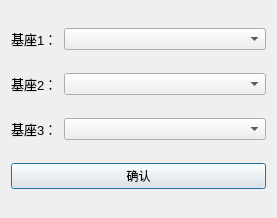
<?xml version="1.0" encoding="UTF-8"?>
<ui version="4.0">
 <class>BaseSet</class>
 <widget class="QDialog" name="BaseSet">
  <property name="geometry">
   <rect>
    <x>0</x>
    <y>0</y>
    <width>277</width>
    <height>218</height>
   </rect>
  </property>
  <property name="windowTitle">
   <string>基座设置</string>
  </property>
  <layout class="QGridLayout" name="gridLayout">
   <item row="0" column="0">
    <layout class="QHBoxLayout" name="horizontalLayout" stretch="1,5">
     <item>
      <widget class="QLabel" name="label">
       <property name="font">
        <font>
         <pointsize>10</pointsize>
        </font>
       </property>
       <property name="text">
        <string>基座1：</string>
       </property>
      </widget>
     </item>
     <item>
      <widget class="QComboBox" name="Base1_comboBox"/>
     </item>
    </layout>
   </item>
   <item row="1" column="0">
    <layout class="QHBoxLayout" name="horizontalLayout_2" stretch="1,5">
     <item>
      <widget class="QLabel" name="label_2">
       <property name="font">
        <font>
         <pointsize>10</pointsize>
        </font>
       </property>
       <property name="text">
        <string>基座2：</string>
       </property>
      </widget>
     </item>
     <item>
      <widget class="QComboBox" name="Base2_comboBox"/>
     </item>
    </layout>
   </item>
   <item row="2" column="0">
    <layout class="QHBoxLayout" name="horizontalLayout_3" stretch="1,5">
     <item>
      <widget class="QLabel" name="label_3">
       <property name="font">
        <font>
         <pointsize>10</pointsize>
        </font>
       </property>
       <property name="text">
        <string>基座3：</string>
       </property>
      </widget>
     </item>
     <item>
      <widget class="QComboBox" name="Base3_comboBox"/>
     </item>
    </layout>
   </item>
   <item row="3" column="0">
    <widget class="QPushButton" name="pushButtonConfirm">
     <property name="text">
      <string>确认</string>
     </property>
    </widget>
   </item>
  </layout>
 </widget>
 <resources/>
 <connections/>
</ui>
